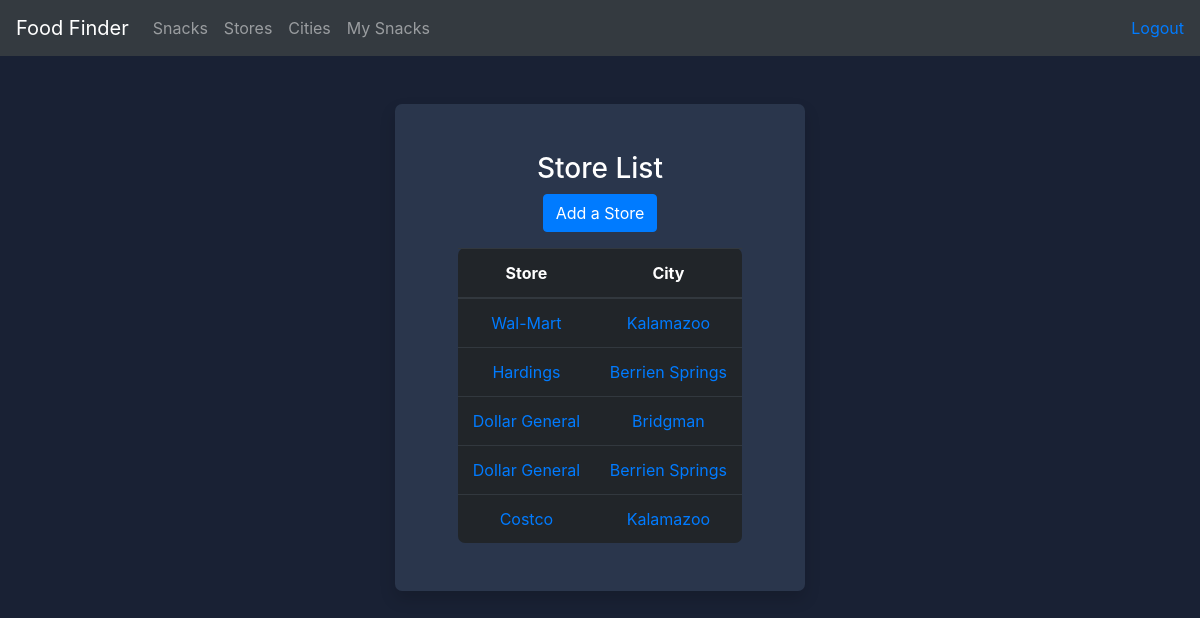
The page /store_list/ (signed in) on the database its author committed.
### food/models.py (models this page shows)
class Store(models.Model):
    name = models.CharField(max_length=255)
    city = models.CharField(max_length=255)
    def __str__(self):
        return f'%s' % self.name

### food/views.py (the view)
# urls.py: path('store_list/', views.store_list, name='store_list'),
@login_required()
def store_list(request):
    stores = Store.objects.all()
    template = loader.get_template('food/store_list.html')
    context = {
        'stores': stores
    }
    return HttpResponse(template.render(context, request))

### food/templates/food/store_list.html
{% extends 'food/base.html' %}
{% block content %}
    <div class="row justify-content-center mt-5">
        <div class="col-lg-4 col-md-6 col-10 text-center shadow justify-content-center">
            <div class="m-5">
                <h3 class="mb-2">Store List</h3>
                <a class="text-white btn btn-md btn-primary mb-3" href="{% url 'food:create_store' %}">Add a Store</a>
                {% if stores %}
                    <table class="table table-dark">
                        <thead>
                        <tr>
                            <th scope="col">Store</th>
                            <th scope="col">City</th>
                        </tr>
                        </thead>
                        <tbody>
                        {% for store in stores %}
                            <tr>
                                <td><a href="{% url 'food:store_details' store.id %}">{{ store }}</a></td>
                                <td><a href="{% url 'food:city_details' store.id %}">{{ store.city }}</a></td>
                            </tr>
                        {% endfor %}
                        </tbody>
                    </table>
                {% endif %}
            </div>
        </div>
    </div>
{% endblock %}

### static/css/custom-styles.css (style rules this page uses)
body { background-color: #192134; color: white; }
.shadow { background-color: #2A364C; border-radius: 7px; }
.table-dark { border-radius: 7px; }

### rows shown on the page
Store: name "Wal-Mart", city "Kalamazoo"
Store: name "Hardings", city "Berrien Springs"
Store: name "Dollar General", city "Bridgman"
Store: name "Dollar General", city "Berrien Springs"
Store: name "Costco", city "Kalamazoo"
